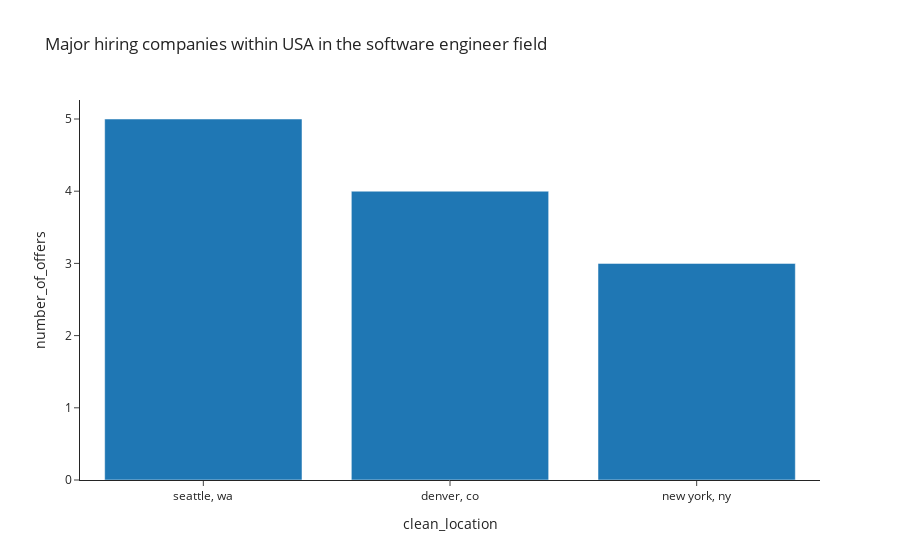

Notebook cell for this chart:
### Code cell
request_mj_locs_no_rh = request_mj_locations[~request_mj_locations['clean_location'].isin(['hybrid', 'remote'])]
px.bar(request_mj_locs_no_rh,
        x='clean_location', y='number_of_offers', 
        title=f'Major hiring companies within {country_of_interest} in the {job_field_of_interest} field',
        template='simple_white')

### Figure 1 — Plotly figure (JSON) as saved in the notebook; plotly's stock layout.template omitted (floating-point values rounded to 4 significant figures)
{"data": [{"alignmentgroup": "True", "hovertemplate": "clean_location=%{x}<br>number_of_offers=%{y}<extra></extra>", "legendgroup": "", "marker": {"color": "#1F77B4", "pattern": {"shape": ""}}, "name": "", "offsetgroup": "", "orientation": "v", "showlegend": false, "textposition": "auto", "type": "bar", "x": ["seattle, wa", "denver, co", "new york, ny"], "xaxis": "x", "y": [5, 4, 3], "yaxis": "y"}], "layout": {"barmode": "relative", "legend": {"tracegroupgap": 0}, "title": {"text": "Major hiring companies within USA in the software engineer field"}, "xaxis": {"anchor": "y", "domain": [0, 1], "title": {"text": "clean_location"}}, "yaxis": {"anchor": "x", "domain": [0, 1], "title": {"text": "number_of_offers"}}}}
